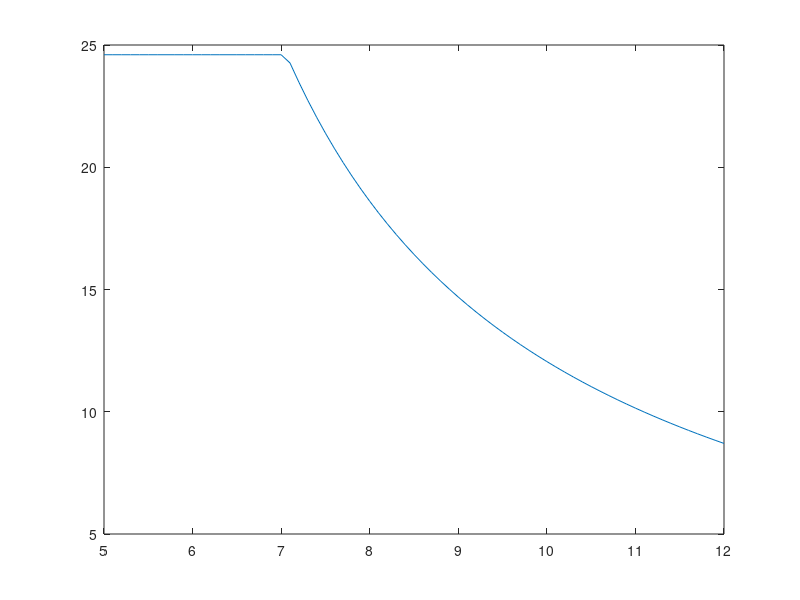

The MATLAB source for this figure: (Note: this script raises an error after producing the figure.)
%%Inputs and property calculation 

Qchannel=5:0.1:12; %MW

Qchannelimp=Qchannel*1000*3412.14; %Btu/h

Tin=267.2; %C

Achannel=0.0034;%m^2

Achannelimp=Achannel*3.2808^2; %ft^2

doutclad=0.0138; %m

roc=doutclad/2;

dfuel=0.0122; %m

tclad=0.00038; %m

Lchannel=5.94; %m

%% Initial single pass k calculation- 
% pressure differences in each pass section
%



DP = [165;
262.5000;
520.5000;
258;
174];


%%calculate values for k for each section

% reference mass flowrate

M=25.8; % kg/s

Rho=780.6; %kg/m^3

keff=DP./1000./(M^2);

reff=keff.*Rho;

reffT=sum(reff);

Pout=10; %MPa

Pin=((Pout*1000)+sum(DP))/1000;  %MPa


%% Physical data import
% Temperature for water properties (C)


Tsat=[100
110
120
130
140
150
160
170
180
190
200
210
220
230
240
250
260
270
280
290
300
310
320
330
340
350
360
370
373.9500];

Tsat=reshape(Tsat,29,1);

% Saturation Pressure (MPa)

Psat=[0.1014
0.1434
0.1987
0.2703
0.3615
0.4762
0.6182
0.7922
1.0028
1.2552
1.5549
1.9077
2.3196
2.7971
3.3469
3.9762
4.6923
5.5030
6.4166
7.4418
8.5879
9.8651
11.2840
12.8580
14.6010
16.5290
18.6660
21.0440
22.0640];

Psat=reshape(Psat,29,1);

% Fluid specific volume

svfluid=[0.0010
0.0011
0.0011
0.0011
0.0011
0.0011
0.0011
0.0011
0.0011
0.0011
0.0012
0.0012
0.0012
0.0012
0.0012
0.0013
0.0013
0.0013
0.0013
0.0014
0.0014
0.0014
0.0015
0.0016
0.0016
0.0017
0.0019
0.0022
0.0031];

svfluid=reshape(svfluid,29,1);

% density conversion (kg/m^3)

rhof=1./svfluid;

% vapour specific volume

svvapour=[1.6718
1.2093
0.8912
0.6680
0.5085
0.3925
0.3068
0.2426
0.1938
0.1564
0.1272
0.1043
0.0861
0.0715
0.0597
0.0501
0.0422
0.0356
0.0302
0.0256
0.0217
0.0183
0.0155
0.0130
0.0108
0.0088
0.0069
0.0050
0.0031];

svvapour=reshape(svvapour,29,1);

% density conversion (kg/m^3)

rhov=1./svvapour;

% fluid enthalpy (kJ/kg)

hf=[419.1700
461.4200
503.8100
546.3800
589.1600
632.1800
675.4700
719.0800
763.0500
807.4300
852.2700
897.6300
943.5800
990.1900
1.0376e+03
1.0858e+03
1135
1.1853e+03
1.2369e+03
1290
1345
1.4022e+03
1.4622e+03
1.5259e+03
1.5945e+03
1.6709e+03
1.7617e+03
1.8907e+03
2.0843e+03];

hf=reshape(hf,29,1);

% vapour enthalpy (kJ/kg)

hv=[2.6756e+03
2.6911e+03
2.7059e+03
2.7201e+03
2.7334e+03
2.7459e+03
2.7574e+03
2.7679e+03
2.7772e+03
2.7853e+03
2792
2.7973e+03
2.8009e+03
2.8029e+03
2803
2.8009e+03
2.7966e+03
2.7897e+03
2.7799e+03
2.7667e+03
2.7496e+03
2.7279e+03
2.7006e+03
2666
2.6218e+03
2.5636e+03
2.4815e+03
2.3345e+03
2.0843e+03];

% latent heat (kJ/kg)

hfv=[2.2564e+03
2.2297e+03
2.2021e+03
2.1737e+03
2.1442e+03
2.1137e+03
2.0819e+03
2.0488e+03
2.0141e+03
1.9779e+03
1.9397e+03
1.8997e+03
1.8573e+03
1.8127e+03
1.7654e+03
1.7151e+03
1.6616e+03
1.6044e+03
1543
1.4767e+03
1.4046e+03
1.3257e+03
1.2384e+03
1.1401e+03
1.0273e+03
892.7000
719.8000
443.8000
0];

% Compressed water Pressures

Pcomp=[5;10;15]; % MPa

% Compressed water enthalpy (10 MPa, 260 C)

hcomp=[1.1349e+03;1.1343e+03;1.5924e3]; %kJ/kg

% Temp for surface tension

Tsigma=[190
195
200
205
210
215
220
225
230
235
240
245
250
255
260
265
270
275
280
285
290
295
300
305
310
315
320
325
330
335
340
345
350
355
360
365
370
374];

% Surface tension mN/m

sigma=[39.9500
38.8300
37.6900
36.5500
35.4100
34.2500
33.1000
31.9300
30.7700
29.6000
28.4200
27.2400
26.0600
24.8700
23.6700
22.4800
21.3000
20.1100
18.9400
17.7700
16.6100
15.4500
14.3000
13.1700
12.0400
10.9200
9.8100
8.7300
7.6600
6.6100
5.5900
4.6000
3.6500
2.7500
1.9000
1.1300
0.4500
0];

% Steam heat capacity Pressures (MPa)

PCp=[617.8;791.7;1002.1;1254.4;1553.8;2318;3344;4688;6412;8581;11274;14586;18651]./1000;

% liquid Heat capacity (J/kg.K)

Cpl=[4.340;4.370;4.410;4.460;4.500;4.610;4.760;4.970;5.280;5.750;6.540;8.240;14.96];

% vapour Heat capacity (J/kg.K)

Cpv=[2420; 2490; 2590;2710;2840;3110;3520;4070;4835;5980;7900;11870;25800]; 

% liquid thermal conductivity (W/m.K)

kl=[0.680;0.677;0.673;0.669;0.663;0.650;0.632;0.609;0.581;0.548;0.509;0.469;0.427];

% vapour thermal conductivity (W/m.K)

kv=[0.0331;0.0347;0.0364;000382;0.0401;0.0442;0.0487;0.0540;0.0605;0.0695;0.0836;0.110;0.178];

% liquid dynamic viscosity (kg/m.s)

mul=[0.170e-3;0.160e-3;0.150e-3;0.142e-3;0.134e-3;0.122e-3;0.111e-3;0.102e-3;0.094e-3;0.086e-3;0.078e-3;0.070e-3;0.060e-3];

% vapor dynamic viscosity (kg/m.s)

muv=[1.434e-5;1.468e-5;1.502e-5;1.537e-5;1.571e-5;1.641e-5;1.712e-5;1.788e-5;1.870e-5;1.965e-5;2.084e-5;2.255e-5;2.571e-5];

% liquid Prandtl Number

Prl=[1.09;1.03;0.983;0.947;0.910;0.865;0.836;0.832;0.854;0.902;1.00;1.23;2.06];

% vapor Prandtl Number

Prv=[1.05;1.05;1.07;1.09;1.11;1.15;1.24;1.35;1.49;1.69;1.97;2.43;3.73];

%% System Properties
% Compressed water enthalpy 

hin=interp1(Pcomp,hcomp,Pout); %kJ/kg

% saturation temperature 

Tsys=interp1(Psat,Tsat,Pout); %C

% saturation liquid enthalpy

hfsys=interp1(Psat,hf,Pout); %kJ/kg

% saturation vapour enthalpy

hvsys=interp1(Psat,hv,Pout); %kJ/kg

% saturation latent heat

hfvsys=interp1(Psat,hfv,Pout); %kJ/kg

% saturation liquid density

rhofsys=interp1(Psat,rhof,Pout);  %kg/m^3

% saturation gas density

rhovsys=interp1(Psat,rhov,Pout); %kg/m^3

% Cp Liquid  

Cplsys=interp1(PCp,Cpl,Pout); %kJ/kg.K

% Cp vapour

Cpvsys=interp1(PCp,Cpv,Pout); %kJ/kg.K

% liquid Thermal Conductivity

klsys=interp1(PCp,kl,Pout); %W/m.K

% vapour Termal Conductivity 

kvsys=interp1(PCp,kv,Pout); %W/m.K

% Liquid Dynamic Viscosity

mulsys=interp1(PCp,mul,Pout); %kg/m.s

% Vapour Dynamic Viscosity

muvsys=interp1(PCp,muv,Pout); %kg/m.s

% Liquid Prandtl Number

Prlsys=interp1(PCp,Prl,Pout); 

% Vapour Prandtl Number

Prvsys=interp1(PCp,Prv,Pout);

% hout calculation

hout=hin+(Qchannel.*1000./M); %kJ/kg

% surface tension

sigmasys=interp1(Tsigma,sigma,Tsys);

% Hydraulic Diameter

Dh=0.0074; %m

% Heat transfer area

Aht=9.1224; %m^2

%% Mass flow calculation

x=(hout-hfsys)./(hvsys-hfsys);

n=length(Qchannel);

Mchannel=zeros(1,n);

LF=zeros(1,length(x));

alphas=zeros(1,n);

for in=1:n
    if x(in)<=0
    
        Mchannel(in)=sqrt((Pin-Pout)*rhofsys/reffT);
        
        alphas(1,in)=0;
    else
       
    
    al=(1+(rhovsys/rhofsys*(1-x(in))/x(in)))^-1;
    
    
    alphas(1,in)=al;
    
    LF=1/(1-al)^1.8;
    
    Mchannel(in)=sqrt((Pin-Pout)*rhofsys/reffT/LF);
    
    
    end
    
    
end



plot(Qchannel,Mchannel);

%% Determination of system reynolds number

% dynamic viscosity
musys=zeros(1,length(x));

for lm=1:length(x)
    
    if x(lm)<=0
        
        musys(lm)=mulsys;
    else
        musys(lm)=((x(lm)/muvsys)+((1-x(lm))/mulsys))^(-1);
    
    end
end
clear lm

% density 

rhosys=zeros(1,length(alphas));

for lr=1:length(alphas)
    
    if alphas(lr)<=0
        
        rhosys(lr)=rhofsys;
        
    else
        
        rhosys(lr)=(alphas(lr)*rhovsys)+((1-alphas(lr))*rhofsys);
        
    end
end

clear lr

% Reynold's number calculation

Reynolds=Mchannel.*rhosys.*Dh./musys;


%liquid only Reynold's number

ReynoldsLO=zeros(1,length(x));

for Rind=1:length(x)
           
    ReynoldsLO(Rind)=Mchannel(Rind)*rhofsys*Dh/mulsys;
end

%% Volumetric heat generation in fuel

Qvol=Qchannel./Lchannel/pi()/dfuel^2/4*1000;


%% bulk temperature 
% This is actually the highest fluid temperature reached in the channel,
% but as there is negligible axial heat transfer this is where the clad and
% centerline temperatures will be calculated so that the highest possible
% values are found. Tbulk is typically the average temperature but this
% will not give the highest possible value. heat transfer properties will
% be calculated at the maximum possible values for the channel (node)



Tbulk=zeros(1,length(x));

for lt=1:length(x)
    
    if x(lt)<=0
        
        Tbulk(lt)=(Qchannel(lt)*1000/Mchannel(lt)/Cplsys)+Tin;
        
    else Tbulk(lt)=Tsys;
    end
    
    if Tbulk(lt)>Tsys
        Tbulk(lt)=Tsys;
    end
end


hl=zeros(1,length(x));

for lh=1:length(x)
    
    hl(lh)=0.023*ReynoldsLO(lh)^0.8*Prlsys^0.4*klsys/Dh;
    
end

hsys=zeros(1,length(x));

for hsysind=1:length(x)
    
    if x(hsysind)<=0
        
        hsys(hsysind)=hl(hsysind);
        
    else
        
        Co=((1-x(hsysind))/x(hsysind))^0.8*(rhovsys/rhofsys)^0.5;
        
        Fr=(Mchannel(hsysind)/Achannel)^2/(rhofsys^2*9.81*Dh);
        
        if Fr>0.04
            
            C=0;
        else
            C=0.3;
        end
       
        Bo=Qchannel(hsysind)/(pi()*37*doutclad*Lchannel)/(Mchannel(hsysind)/Achannel*1000*hfvsys);
        
        htpconv=hl(hsysind)*((1.1360*Co^-0.9*(25*Fr)^C)+(667.2*Bo^0.7));
        
        htpnuc=hl(hsysind)*((0.6683*Co^-0.2*(25*Fr)^C)+(1058.0*Bo^0.7));
        
        if htpnuc>htpconv
            
            hsys(hsysind)=htpnuc;
            
        else
            
            hsys(hsysind)=htpconv;
        end
    end
end

%% Outer Clad Temperature

Tclado=zeros(1,length(x));

Q=Qchannel.*1000./37;

for Tcladoind=1:length(x)
    
    Tclado(Tcladoind)=(Q(Tcladoind)/(hsys(Tcladoind)*doutclad*Lchannel*pi()))+Tbulk(Tcladoind);
        
end

%% Inner Clad Temperature


Tcladi=zeros(1,length(x));

ric=roc-tclad;

for Tcladind=1:length(x)

    kzirc=(7.51+(0.362e-3*Tclado(Tcladind))-(0.618e-7*Tclado(Tcladind)^2)+(0.718e-11*Tclado(Tcladind)^3))*10^-3;

    Tcladi(Tcladind)=(Q(Tcladind)*log(roc/ric)/(2*pi()*Lchannel*kzirc))+Tclado(Tcladind);
    
end

%% outer fuel meat temperature

Tfuelo=zeros(1,length(x));

dman=ric-(dfuel/2); %m

djump=10e-6; %m


for Tfueloind=1:length(x)
    
    kgap=0.0476+(0.362e-3*Tcladi(Tfueloind))-(0.618e-7*Tcladi(Tfueloind)^2)+(0.718e-11*Tcladi(Tfueloind)^3)*10^-3; %kW/m.C

    hgap=kgap/(dman+djump);
    
    Tfuelo(Tfueloind)=(Q(Tfueloind)/(dfuel/2*Lchannel)/hgap)+Tcladi(Tfueloind);
end

%% Fuel centerline Temperature

Tc=zeros(1,length(x));

divf=1000;

Tfuelmeat=zeros(divf,length(x));

rfuel=dfuel/2;

for Tcind=1:length(x)

    reval=linspace(rfuel,0,divf);

    Tfuel=zeros(1,divf);

    Tfuel(1)=Tfuelo(Tcind);

    for pev=2:divf
    
        Tfuel(pev)=(Qvol(Tcind)/4/kUO2(Tfuel(pev-1))*(reval(pev-1)^2-reval(pev)^2))+Tfuel(pev-1);
    
    end

    Tc(Tcind)=Tfuel(divf);
    
    Tfuel=reshape(Tfuel,length(Tfuel),1);
    
    Tfuelmeat(1:divf,Tcind)=Tfuel;
    
end


